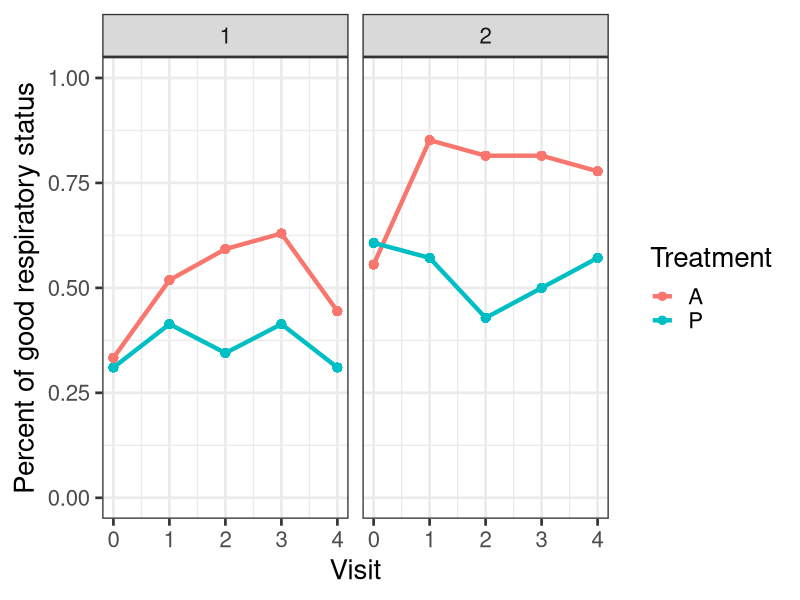

Generate this figure with R: (Note: this script raises an error after producing the figure.)
## ---- chunk 1
library(here)
library(tidyverse)
library(geepack)
library(lme4)
library(kableExtra)
knitr::opts_knit$set(root.dir = here())
knitr::opts_chunk$set(warning = FALSE, message = FALSE)
theme_set(theme_bw(base_size = 20)) # Use black/white theme and increase font size for all ggplot 
## ---- chunk 2
#| echo: TRUE

resp <- read.table(here("datasets", "respir.txt"), header = TRUE)
head(resp)
length(unique(resp$id))
## ---- chunk 3
#| echo: TRUE
respl <- resp %>%
  pivot_longer(cols = starts_with("y"),
               names_to = "visit",
               names_prefix = "y",
               values_to = "resp") %>%
  mutate(visit = as.numeric(visit),
         trt1 = ifelse(trt == "A", 1, 0),
         clinic2 = ifelse(clinic == 2, 1, 0))
head(respl, 20)
## ---- chunk 4
#| echo: TRUE
respl %>%
  filter(visit == 0) %>%
  group_by(clinic, trt) %>%
  summarise(avgresp = mean(resp))
## ---- chunk 5
#| echo: TRUE
respl %>%
  group_by(visit, trt, clinic) %>%
  mutate(pcty = mean(resp)) %>%
  ggplot(aes(y = pcty, x = visit, color = as.factor(trt))) +
  geom_point(size = 2.5) + 
  geom_line(size = 1.5) + 
  facet_grid(~clinic) + 
  ylim(0,1) + 
  labs(y = "Percent of good respiratory status", x = "Visit", color = "Treatment")
## ---- chunk 6
#| echo: FALSE
#| eval: TRUE
model1 <- geeglm(resp ~ trt1*visit*clinic2,
                 id = id,
                 family = binomial(link = "logit"),
                 corstr = "unstructured",
                 scale.fix = TRUE,
                 data = respl)
summary(model1)
## ---- chunk 7
summary(model3un)$coef
summary(model3un)$corr
summary(model3ex)$coef
summary(model3ex)$corr
summary(model3ar1)$coef
summary(model3ar1)$corr
